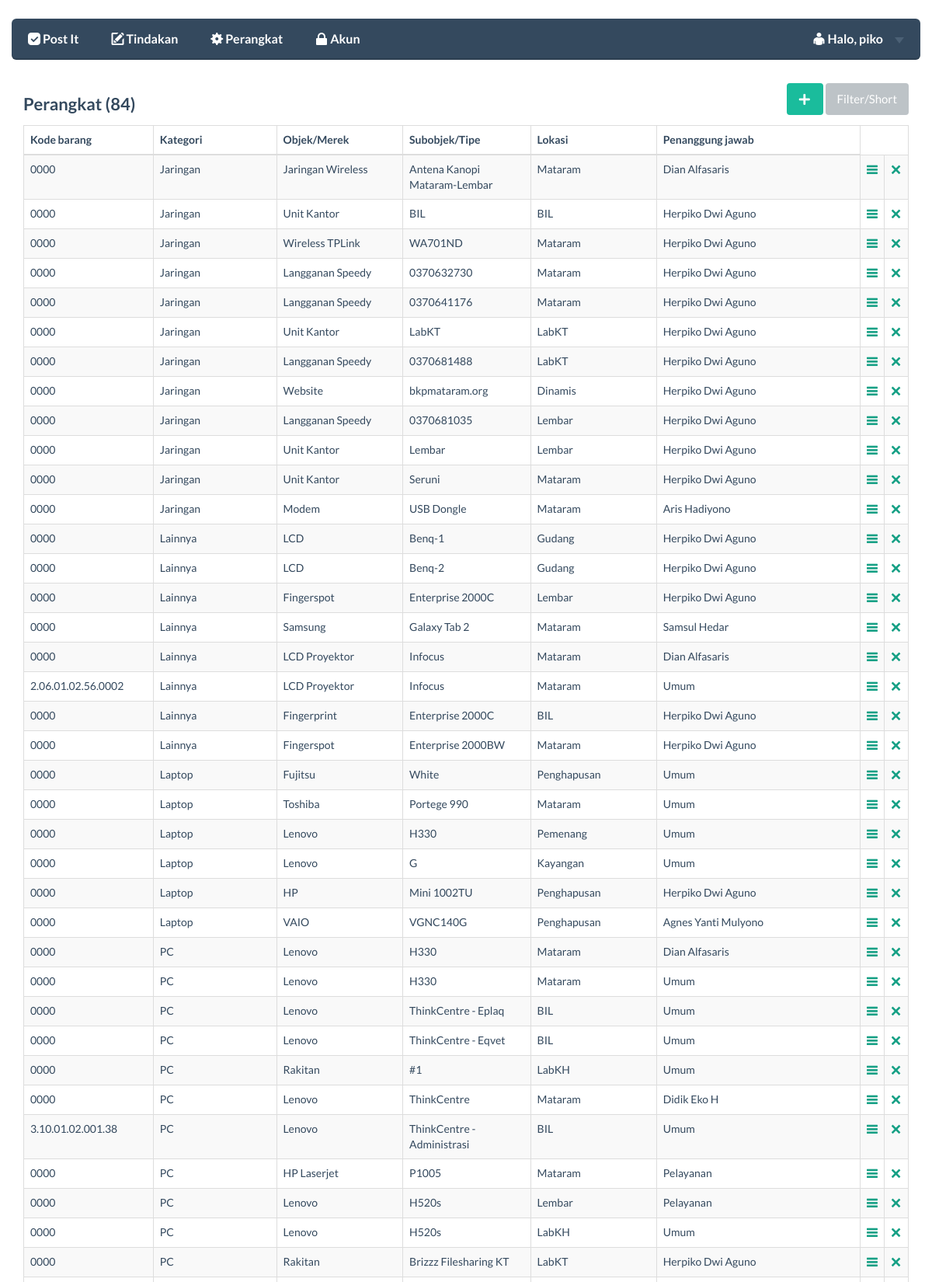
Screenshot of /main/perangkat/ (signed in, upper part) with the database file from the repository.
### main/models.py (models this page shows)
class Hardware(models.Model):
	noid_hw = models.AutoField(primary_key=True)
	kodebrg = models.CharField(max_length=50)
	merek = models.CharField(max_length=50)
	tipe = models.CharField(max_length=50)
	kathw = models.ForeignKey(Kathw)
	username = models.ForeignKey(User)
	lokasi = models.ForeignKey(Lokasi)
	tahun = models.IntegerField()
	keterangan = models.CharField(max_length=500)
	time_create = models.CharField(max_length=50)

class Kathw(models.Model):
	kathw = models.CharField(max_length=20,primary_key=True)

class Lokasi(models.Model):
	lokasi = models.CharField(max_length=50,primary_key=True)

### main/views.py (the view)
def perangkat(request):
    if request.user.is_authenticated():
        context = RequestContext(request)
        if request.method == 'POST':
            kodebrg = request.POST['kodebrg']
            merek = request.POST['merek']
            tipe = request.POST['tipe']
            lokasi = request.POST['lokasi']
            tahun = request.POST['tahun']
            kathw = request.POST['kathw']
            username = request.POST['username']
            keterangan = request.POST['keterangan']
            if tahun=='':
                tahun='0000'
            if kodebrg=='':
                kodebrg='0000'
            from main.models import Hardware, User, Tindakan, Lokasi, Kathw
            lokasi=Lokasi.objects.get(lokasi=lokasi)
            kathw=Kathw.objects.get(kathw=kathw)
            username=User.objects.get(username=username)
            import time
            time_create = time.time()
            Hardware.objects.get_or_create(kodebrg=kodebrg,merek=merek,tipe=tipe,lokasi=lokasi, kathw=kathw, username=username, tahun=tahun, keterangan=keterangan, time_create=time_create)
            return HttpResponseRedirect("/main/perangkat/")
        else:
            context = RequestContext(request)
            from main.models import Hardware, User, Tindakan, Lokasi, Kathw
            if bool(request.GET):
                kathw = request.GET['kathw']
                lokasi = request.GET['lokasi']
                perangkat_list = Hardware.objects.filter(kathw=kathw).filter(lokasi=lokasi).order_by('kathw')
                if kathw=='Semua':
                    perangkat_list = Hardware.objects.filter(lokasi=lokasi).order_by('kathw')
                if lokasi=='Semua':
                    perangkat_list = Hardware.objects.filter(kathw=kathw).order_by('kathw')
                if kathw=='Semua' and lokasi=='Semua':
                    perangkat_list = Hardware.objects.order_by('kathw')
                kathw_list = Kathw.objects.all()
                lokasi_list = Lokasi.objects.all()
                user_list = User.objects.all()
                banyak = len(perangkat_list)
                current_user = request.user.get_username()
                context_dict = {'perangkat_list':perangkat_list,'kathw_list':kathw_list, 'lokasi_list':lokasi_list,'user_list':user_list,'current_user':current_user,'lokasi':lokasi,'kathw':kathw, 'banyak':banyak}
                return render_to_response('main/perangkat.html', context_dict, context)
            else:
                perangkat_list = Hardware.objects.all().order_by('kathw')
                kathw_list = Kathw.objects.all()
                lokasi_list = Lokasi.objects.all()
                user_list = User.objects.all()
                current_user = request.user.get_username()
                lokasi='Semua'
                kathw='Semua'
                banyak = len(perangkat_list)
                context_dict = {'perangkat_list':perangkat_list,'kathw_list':kathw_list, 'lokasi_list':lokasi_list,'user_list':user_list,'current_user':current_user,'lokasi':lokasi,'kathw':kathw, 'banyak':banyak}
                return render_to_response('main/perangkat.html', context_dict, context)
    else :
        return HttpResponseRedirect("/main/login")

### templates/main/perangkat.html (shortened to what this page needs)
<!DOCTYPE html>
{% extends 'main/base.html' %}
{% load static %}
	{% block button_block %}
	<h4 class="pull-left">Perangkat ({{ banyak }})</h4>
	<div class="pull-right">
			<a class="btn btn-primary" href="#perangkat_modal" data-toggle="modal"><span class="fui-plus"></span></a>
		{% if lokasi not in 'Semua' or kathw not in 'Semua' %}
		{% else %}
			<a id="filter_show" class="btn btn-default" href="#" onclick="filter_show()">Filter/Short</a>
		{% endif %}
		</div><br><br>
	{% endblock %}
	{% block body_block %}
		<table width="100%" class="table table-striped table-hover table-bordered">
			<thead>
			<tr>
				<td width="15%"><strong>Kode barang</strong></td>
				<td width="15%"><strong>Kategori</strong></td>
				<td width="15%"><strong>Objek/Merek</strong></td>
				<td width="15%"><strong>Subobjek/Tipe</strong></td>
				<td width="15%"><strong>Lokasi</strong></td>
				<td width="25%"><strong>Penanggung jawab</strong></td>
			</tr>
			</thead>
				{% for perangkat in perangkat_list %}
					<tr>
						<td>{{ perangkat.kodebrg }}</td>
						<td>{{ perangkat.kathw.kathw}}</td>
						<td>{{ perangkat.merek }}</td>
						<td>{{ perangkat.tipe }}</td>
						<td>{{ perangkat.lokasi.lokasi }}</td>
						<td>{{ perangkat.username.first_name }}</td>
						<td><a href="/main/perangkat_detail/?id={{ perangkat.noid_hw }}"><span class="fui-list"></span></a></td>
						<td><a href="/main/hapus_perangkat/?hapus={{ perangkat.noid_hw }}" onclick="return confirm_delete()"><span class="fui-cross"></span></a></td>
					</tr>
				{% endfor %}
		</table>
	{% endblock %}

### templates/main/base.html (shortened to what this page needs)
<!DOCTYPE html>
{% load static %}
<html>
    <head>
    <link href="{% static 'bootstrap/css/bootstrap.css' %}" rel="stylesheet">
    <link href="{% static 'css/flat-ui.css' %}" rel="stylesheet">
    <link href="{% static 'css/jquery-ui.css' %}" rel="stylesheet">
    <link href="{% static 'css/hint.css' %}" rel="stylesheet">
    <link href="{% static 'css/drag.css' %}" rel="stylesheet">
    <link href="{% static 'autocomplete/autocomplete-0.3.0.css' %}" rel="stylesheet">
    </head>
    <body>
    	<br>
 	<div class="container">
 		<div class="demo-row">
		 	<div class="row demo-row">
		          <nav class="navbar navbar-inverse navbar-embossed" role="navigation">
		            <div class="collapse navbar-collapse" id="navbar-collapse-01">
		              <ul class="nav navbar-nav navbar-left">
		              	{% if not user.is_authenticated %}
		              	<li><a href="#">The IT Crowd</a></li>
		                {% else %}
		                <li><a href="/main"><span class="fui-checkbox-checked"></span> Post It</a></li>
		                <li><a href="/main/tindakan"><span class="fui-new"></span> Tindakan</a></li>
		                <li><a href="/main/perangkat"><span class="fui-gear"></span> Perangkat</a></li>
		                <li><a href="#"><span class="fui-lock"></span> Akun</a></li>
		                {% endif %}
		               </ul>
		               {% if user.is_authenticated %}
			               <ul class="nav navbar-nav navbar-right">
			                 <li class="dropdown">
			                  <a href="#" class="dropdown-toggle" data-toggle="dropdown"><span class="fui-user"></span> Halo, {{ current_user }} <b class="caret"></b></a>
			                </li>
			               </ul>
			            {% endif %}
		            </div>
		          </nav>
 		</div>
        <div>
        	{% block button_block %}{% endblock %}
            {% block body_block %}{% endblock %}
        </div>
    </div>
    </body>
</html>

### static/css/drag.css (style rules this page uses)
html { overflow: -moz-scrollbars-vertical; overflow: scroll; }

### rows the page displays
Hardware: kodebrg "0000", kathw.kathw "Jaringan", merek "Jaringan Wireless", tipe "Antena Kanopi Mataram-Lembar", lokasi.lokasi "Mataram", username.first_name "Dian Alfasaris"
Hardware: kodebrg "0000", kathw.kathw "Jaringan", merek "Unit Kantor", tipe "BIL", lokasi.lokasi "BIL", username.first_name "Herpiko Dwi Aguno"
Hardware: kodebrg "0000", kathw.kathw "Jaringan", merek "Wireless TPLink", tipe "WA701ND", lokasi.lokasi "Mataram", username.first_name "Herpiko Dwi Aguno"
Hardware: kodebrg "0000", kathw.kathw "Jaringan", merek "Langganan Speedy", tipe "0370632730", lokasi.lokasi "Mataram", username.first_name "Herpiko Dwi Aguno"
Hardware: kodebrg "0000", kathw.kathw "Jaringan", merek "Langganan Speedy", tipe "0370641176", lokasi.lokasi "Mataram", username.first_name "Herpiko Dwi Aguno"
Hardware: kodebrg "0000", kathw.kathw "Jaringan", merek "Unit Kantor", tipe "LabKT", lokasi.lokasi "LabKT", username.first_name "Herpiko Dwi Aguno"
Hardware: kodebrg "0000", kathw.kathw "Jaringan", merek "Langganan Speedy", tipe "0370681488", lokasi.lokasi "LabKT", username.first_name "Herpiko Dwi Aguno"
Hardware: kodebrg "0000", kathw.kathw "Jaringan", merek "Website", tipe "bkpmataram.org", lokasi.lokasi "Dinamis", username.first_name "Herpiko Dwi Aguno"
Hardware: kodebrg "0000", kathw.kathw "Jaringan", merek "Langganan Speedy", tipe "0370681035", lokasi.lokasi "Lembar", username.first_name "Herpiko Dwi Aguno"
Hardware: kodebrg "0000", kathw.kathw "Jaringan", merek "Unit Kantor", tipe "Lembar", lokasi.lokasi "Lembar", username.first_name "Herpiko Dwi Aguno"
Hardware: kodebrg "0000", kathw.kathw "Jaringan", merek "Unit Kantor", tipe "Seruni", lokasi.lokasi "Mataram", username.first_name "Herpiko Dwi Aguno"
Hardware: kodebrg "0000", kathw.kathw "Jaringan", merek "Modem", tipe "USB Dongle", lokasi.lokasi "Mataram", username.first_name "Aris Hadiyono"
Hardware: kodebrg "0000", kathw.kathw "Lainnya", merek "LCD", tipe "Benq-1", lokasi.lokasi "Gudang", username.first_name "Herpiko Dwi Aguno"
Hardware: kodebrg "0000", kathw.kathw "Lainnya", merek "LCD", tipe "Benq-2", lokasi.lokasi "Gudang", username.first_name "Herpiko Dwi Aguno"
Hardware: kodebrg "0000", kathw.kathw "Lainnya", merek "Fingerspot", tipe "Enterprise 2000C", lokasi.lokasi "Lembar", username.first_name "Herpiko Dwi Aguno"
Hardware: kodebrg "0000", kathw.kathw "Lainnya", merek "Samsung", tipe "Galaxy Tab 2", lokasi.lokasi "Mataram", username.first_name "Samsul Hedar"
Hardware: kodebrg "0000", kathw.kathw "Lainnya", merek "LCD Proyektor", tipe "Infocus", lokasi.lokasi "Mataram", username.first_name "Dian Alfasaris"
Hardware: kodebrg "2.06.01.02.56.0002", kathw.kathw "Lainnya", merek "LCD Proyektor", tipe "Infocus", lokasi.lokasi "Mataram", username.first_name "Umum"
Hardware: kodebrg "0000", kathw.kathw "Lainnya", merek "Fingerprint", tipe "Enterprise 2000C", lokasi.lokasi "BIL", username.first_name "Herpiko Dwi Aguno"
Hardware: kodebrg "0000", kathw.kathw "Lainnya", merek "Fingerspot", tipe "Enterprise 2000BW", lokasi.lokasi "Mataram", username.first_name "Herpiko Dwi Aguno"
Hardware: kodebrg "0000", kathw.kathw "Laptop", merek "Fujitsu", tipe "White", lokasi.lokasi "Penghapusan", username.first_name "Umum"
Hardware: kodebrg "0000", kathw.kathw "Laptop", merek "Toshiba", tipe "Portege 990", lokasi.lokasi "Mataram", username.first_name "Umum"
Hardware: kodebrg "0000", kathw.kathw "Laptop", merek "Lenovo", tipe "H330", lokasi.lokasi "Pemenang", username.first_name "Umum"
Hardware: kodebrg "0000", kathw.kathw "Laptop", merek "Lenovo", tipe "G", lokasi.lokasi "Kayangan", username.first_name "Umum"
Hardware: kodebrg "0000", kathw.kathw "Laptop", merek "HP", tipe "Mini 1002TU", lokasi.lokasi "Penghapusan", username.first_name "Herpiko Dwi Aguno"
Hardware: kodebrg "0000", kathw.kathw "Laptop", merek "VAIO", tipe "VGNC140G", lokasi.lokasi "Penghapusan", username.first_name "Agnes Yanti Mulyono"
Hardware: kodebrg "0000", kathw.kathw "PC", merek "Lenovo", tipe "H330", lokasi.lokasi "Mataram", username.first_name "Dian Alfasaris"
Hardware: kodebrg "0000", kathw.kathw "PC", merek "Lenovo", tipe "H330", lokasi.lokasi "Mataram", username.first_name "Umum"
Hardware: kodebrg "0000", kathw.kathw "PC", merek "Lenovo", tipe "ThinkCentre - Eplaq", lokasi.lokasi "BIL", username.first_name "Umum"
Hardware: kodebrg "0000", kathw.kathw "PC", merek "Lenovo", tipe "ThinkCentre - Eqvet", lokasi.lokasi "BIL", username.first_name "Umum"
Hardware: kodebrg "0000", kathw.kathw "PC", merek "Rakitan", tipe "#1", lokasi.lokasi "LabKH", username.first_name "Umum"
Hardware: kodebrg "0000", kathw.kathw "PC", merek "Lenovo", tipe "ThinkCentre", lokasi.lokasi "Mataram", username.first_name "Didik Eko H"
Hardware: kodebrg "3.10.01.02.001.38", kathw.kathw "PC", merek "Lenovo", tipe "ThinkCentre - Administrasi", lokasi.lokasi "BIL", username.first_name "Umum"
Hardware: kodebrg "0000", kathw.kathw "PC", merek "HP Laserjet", tipe "P1005", lokasi.lokasi "Mataram", username.first_name "Pelayanan"
Hardware: kodebrg "0000", kathw.kathw "PC", merek "Lenovo", tipe "H520s", lokasi.lokasi "Lembar", username.first_name "Pelayanan"
Hardware: kodebrg "0000", kathw.kathw "PC", merek "Lenovo", tipe "H520s", lokasi.lokasi "LabKH", username.first_name "Umum"
Hardware: kodebrg "0000", kathw.kathw "PC", merek "Rakitan", tipe "Brizzz Filesharing KT", lokasi.lokasi "LabKT", username.first_name "Herpiko Dwi Aguno"

### other values shown
{{ current_user }} "piko"
{{ banyak }} "84"
